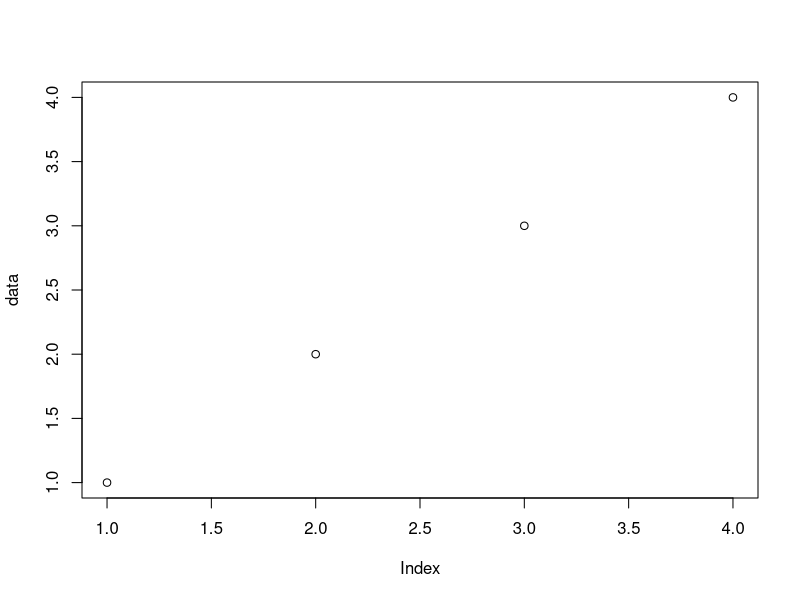
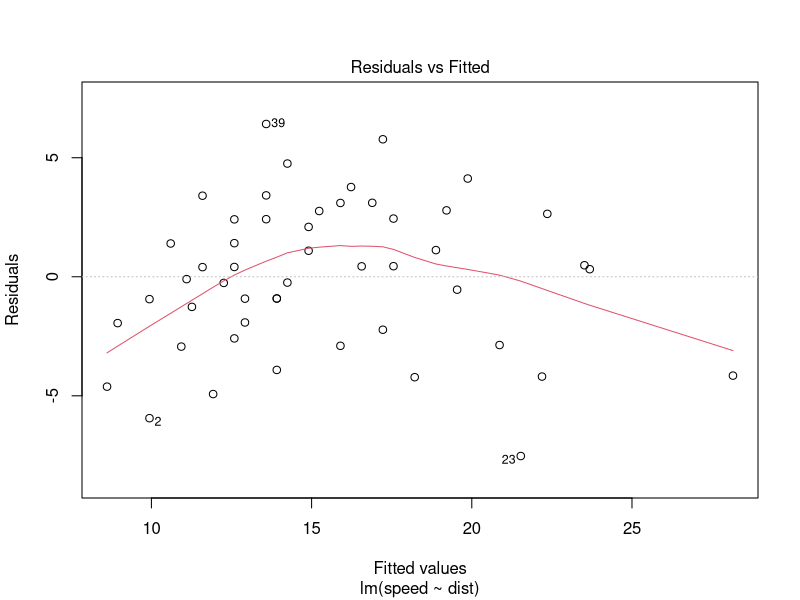
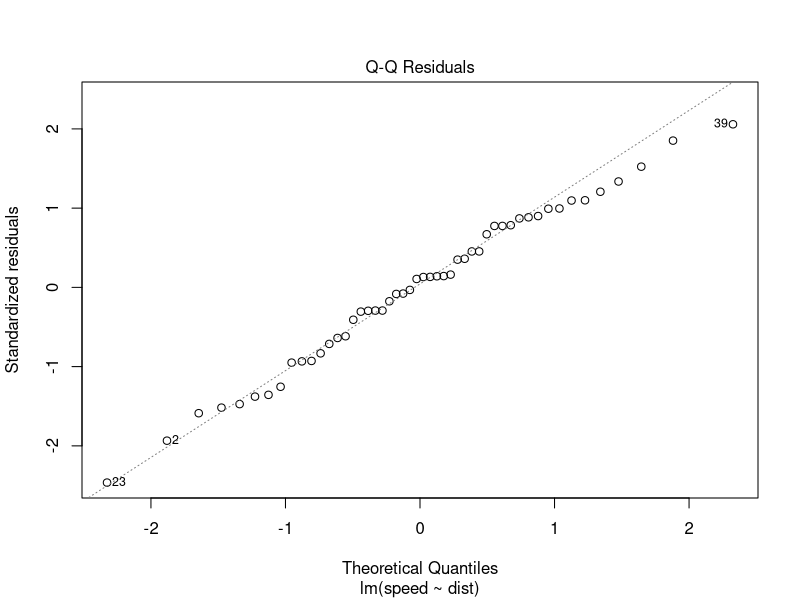
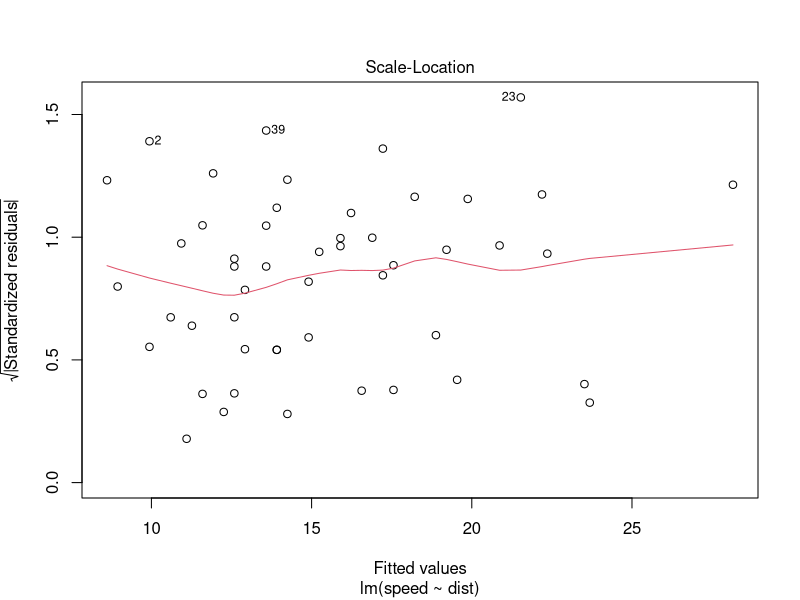
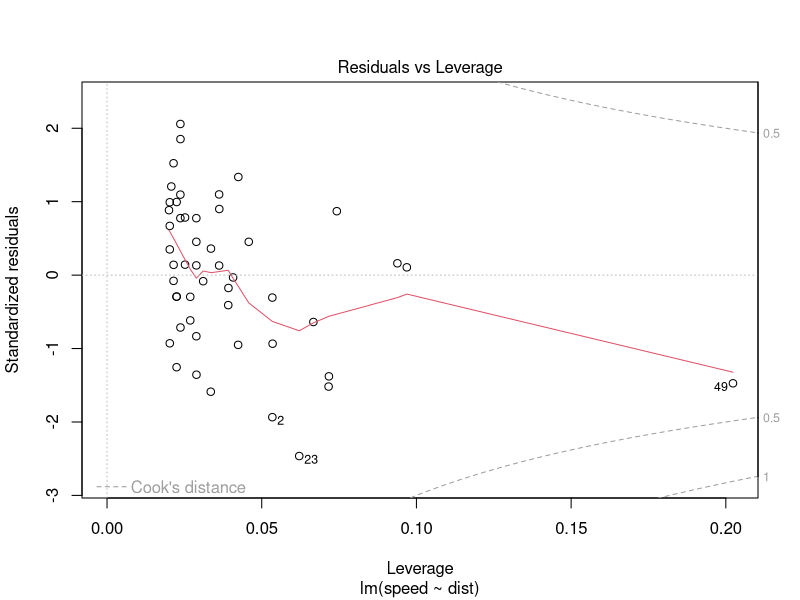

Write R code to recreate these figures, in order.
## ---- chunk 1
knitr::opts_chunk$set(echo = FALSE)
## ---- chunk 2
sample(c(1:100),50, replace = TRUE)
## ---- chunk 3
data<-c(1,2,3,4)
plot(data)
## ---- chunk 4
# Regression Analysis
results<-lm(speed ~ dist,data=cars)
plot(results)

